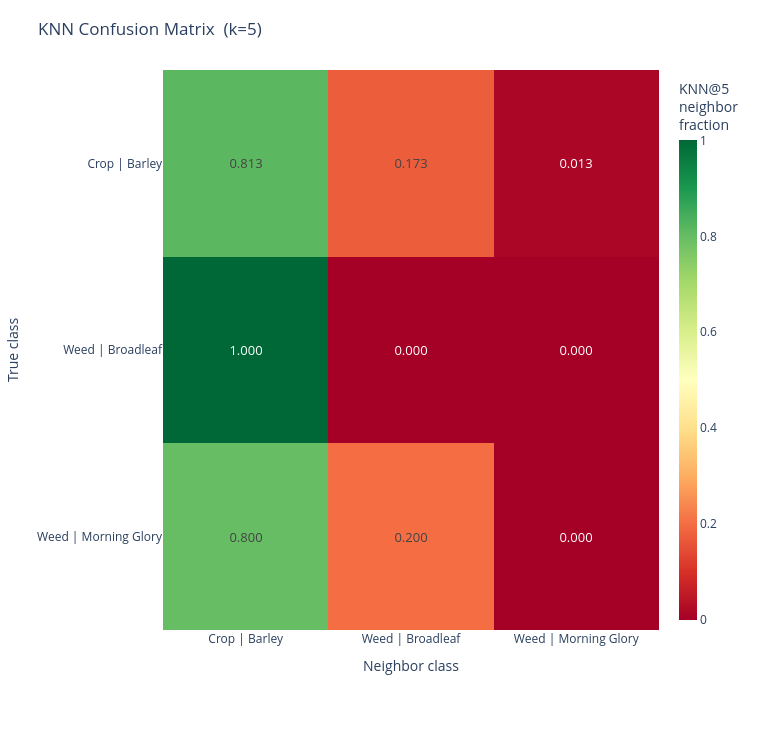

Notebook source saved alongside this figure:
### Code cell
plot_knn_confusion(result, k=5, output_path=None)

### Figure 1 — Plotly figure (JSON) as saved in the notebook; plotly's stock layout.template omitted (floating-point values rounded to 4 significant figures)
{"data": [{"colorbar": {"thickness": 18, "title": {"text": "KNN@5<br>neighbor<br>fraction"}}, "colorscale": [[0, "rgb(165,0,38)"], [0.1, "rgb(215,48,39)"], [0.2, "rgb(244,109,67)"], [0.3, "rgb(253,174,97)"], [0.4, "rgb(254,224,139)"], [0.5, "rgb(255,255,191)"], [0.6, "rgb(217,239,139)"], [0.7, "rgb(166,217,106)"], [0.8, "rgb(102,189,99)"], [0.9, "rgb(26,152,80)"], [1, "rgb(0,104,55)"]], "hovertemplate": "True class: <b>%{y}</b><br>Neighbor class: <b>%{x}</b><br>Fraction: %{z:.4f}<extra></extra>", "text": [["0.813", "0.173", "0.013"], ["1.000", "0.000", "0.000"], ["0.800", "0.200", "0.000"]], "textfont": {"size": 13}, "texttemplate": "%{text}", "type": "heatmap", "x": ["Crop | Barley", "Weed | Broadleaf", "Weed | Morning Glory"], "y": ["Crop | Barley", "Weed | Broadleaf", "Weed | Morning Glory"], "z": [[0.8133, 0.1733, 0.01333], [1, 0, 0], [0.8, 0.2, 0]], "zmax": 1, "zmin": 0}], "layout": {"height": 730, "margin": {"b": 100, "l": 120, "r": 60, "t": 70}, "paper_bgcolor": "white", "plot_bgcolor": "white", "title": {"font": {"size": 17}, "text": "KNN Confusion Matrix  (k=5)"}, "width": 760, "xaxis": {"side": "bottom", "tickfont": {"size": 12}, "title": {"text": "Neighbor class"}}, "yaxis": {"autorange": "reversed", "tickfont": {"size": 12}, "title": {"text": "True class"}}}}
